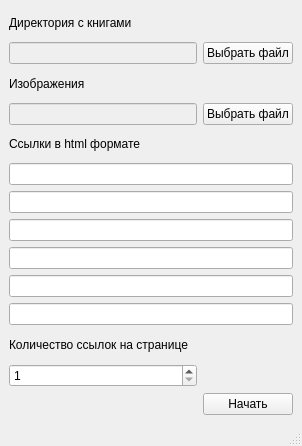
<?xml version="1.0" encoding="UTF-8"?>
<ui version="4.0">
 <class>MainWindow</class>
 <widget class="QMainWindow" name="MainWindow">
  <property name="geometry">
   <rect>
    <x>0</x>
    <y>0</y>
    <width>302</width>
    <height>446</height>
   </rect>
  </property>
  <property name="sizePolicy">
   <sizepolicy hsizetype="Fixed" vsizetype="Fixed">
    <horstretch>0</horstretch>
    <verstretch>0</verstretch>
   </sizepolicy>
  </property>
  <property name="minimumSize">
   <size>
    <width>0</width>
    <height>0</height>
   </size>
  </property>
  <property name="maximumSize">
   <size>
    <width>100000</width>
    <height>100000</height>
   </size>
  </property>
  <property name="windowTitle">
   <string>torch</string>
  </property>
  <property name="windowIcon">
   <iconset>
    <normaloff>ic.png</normaloff>ic.png</iconset>
  </property>
  <widget class="QWidget" name="centralwidget">
   <property name="minimumSize">
    <size>
     <width>0</width>
     <height>0</height>
    </size>
   </property>
   <layout class="QGridLayout" name="gridLayout_3">
    <item row="0" column="0">
     <layout class="QGridLayout" name="gridLayout_2">
      <item row="0" column="0">
       <widget class="QLabel" name="label_3">
        <property name="text">
         <string>Директория с книгами</string>
        </property>
       </widget>
      </item>
      <item row="1" column="0">
       <widget class="QLineEdit" name="directory_line">
        <property name="enabled">
         <bool>false</bool>
        </property>
        <property name="dragEnabled">
         <bool>false</bool>
        </property>
        <property name="readOnly">
         <bool>false</bool>
        </property>
       </widget>
      </item>
      <item row="6" column="0" colspan="2">
       <widget class="QLineEdit" name="link_2"/>
      </item>
      <item row="1" column="1">
       <widget class="QPushButton" name="choose_file">
        <property name="text">
         <string>Выбрать файл</string>
        </property>
       </widget>
      </item>
      <item row="2" column="0">
       <widget class="QLabel" name="label_6">
        <property name="text">
         <string>Изображения</string>
        </property>
       </widget>
      </item>
      <item row="13" column="1">
       <widget class="QPushButton" name="start">
        <property name="text">
         <string>Начать</string>
        </property>
       </widget>
      </item>
      <item row="11" column="0">
       <widget class="QLabel" name="label">
        <property name="text">
         <string>Количество ссылок на странице</string>
        </property>
       </widget>
      </item>
      <item row="5" column="0" colspan="2">
       <widget class="QLineEdit" name="link_1"/>
      </item>
      <item row="4" column="0">
       <widget class="QLabel" name="label_2">
        <property name="text">
         <string>Ссылки в html формате</string>
        </property>
       </widget>
      </item>
      <item row="7" column="0" colspan="2">
       <widget class="QLineEdit" name="link_3"/>
      </item>
      <item row="3" column="0">
       <widget class="QLineEdit" name="img_line">
        <property name="enabled">
         <bool>false</bool>
        </property>
       </widget>
      </item>
      <item row="12" column="0">
       <widget class="QSpinBox" name="herz_line">
        <property name="minimum">
         <number>1</number>
        </property>
       </widget>
      </item>
      <item row="3" column="1">
       <widget class="QPushButton" name="choose_img">
        <property name="text">
         <string>Выбрать файл</string>
        </property>
       </widget>
      </item>
      <item row="9" column="0" colspan="2">
       <widget class="QLineEdit" name="link_5"/>
      </item>
      <item row="10" column="0" colspan="2">
       <widget class="QLineEdit" name="link_6"/>
      </item>
      <item row="8" column="0" colspan="2">
       <widget class="QLineEdit" name="link_4"/>
      </item>
     </layout>
    </item>
   </layout>
  </widget>
  <widget class="QMenuBar" name="menubar">
   <property name="geometry">
    <rect>
     <x>0</x>
     <y>0</y>
     <width>302</width>
     <height>21</height>
    </rect>
   </property>
  </widget>
  <widget class="QStatusBar" name="statusbar"/>
 </widget>
 <resources/>
 <connections/>
</ui>
